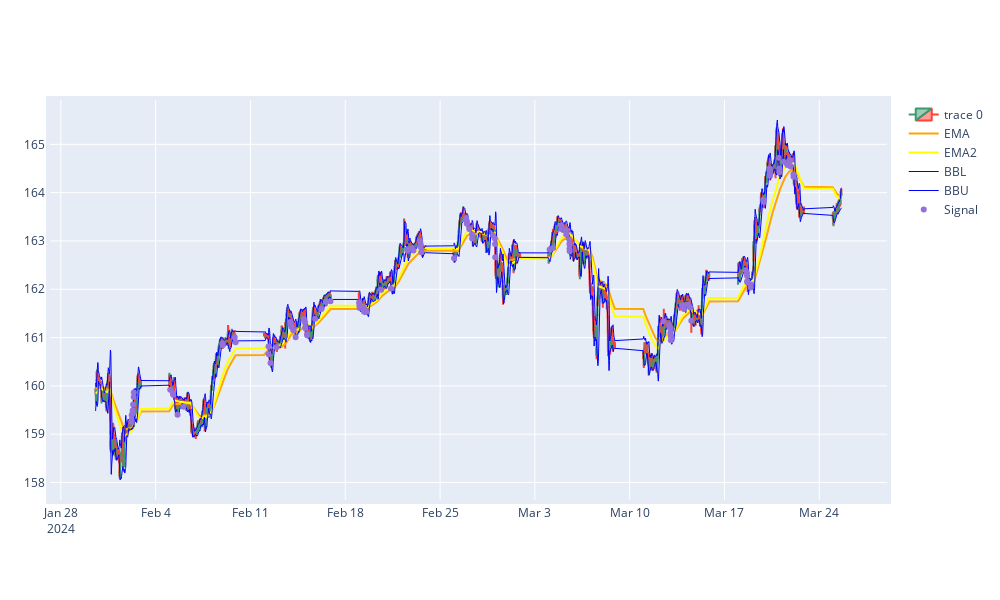

Write notebook code for a chart like this one.
### Code cell
import plotly.graph_objects as go
from plotly.subplots import make_subplots
from datetime import datetime

dfpl = df[1000:].copy()
#dfpl=dfpl.drop(columns=['level_0'])#!!!!!!!!!!
#dfpl.reset_index(inplace=True)
fig = go.Figure(data=[go.Candlestick(x=dfpl.index,
                open=dfpl['Open'],
                high=dfpl['High'],
                low=dfpl['Low'],
                close=dfpl['Close']),
                go.Scatter(x=dfpl.index, y=dfpl.EMA, line=dict(color='orange', width=2), name="EMA"),
                go.Scatter(x=dfpl.index, y=dfpl.EMA2, line=dict(color='yellow', width=2), name="EMA2"),        
                go.Scatter(x=dfpl.index, y=dfpl['BBL_14_2.0'], line=dict(color='blue', width=1), name="BBL"),
                go.Scatter(x=dfpl.index, y=dfpl['BBU_14_2.0'], line=dict(color='blue', width=1), name="BBU")])

fig.add_scatter(x=dfpl.index, y=dfpl['pointposbreak'], mode="markers",
                marker=dict(size=6, color="MediumPurple"),
                name="Signal")
#fig.update(layout_yaxis_range = [300,420])
fig.update_xaxes(rangeslider_visible=False)
fig.update_layout(autosize=False, width=1000, height=600,margin=dict(l=50,r=50,b=100,t=100,pad=4), paper_bgcolor="white")
fig.show()

### Figure 1 — Plotly figure (JSON) as saved in the notebook; plotly's stock layout.template omitted (floating-point values rounded to 4 significant figures; data arrays with more than 128 entries replaced by an {"elided": "..."} marker saying what was removed)
{"data": [{"close": {"elided": "3686 float values"}, "high": {"elided": "3686 float values"}, "low": {"elided": "3686 float values"}, "open": {"elided": "3686 float values"}, "type": "candlestick", "x": {"elided": "3686 str values"}}, {"line": {"color": "orange", "width": 2}, "name": "EMA", "type": "scatter", "x": {"elided": "3686 str values"}, "y": {"elided": "3686 float values"}}, {"line": {"color": "yellow", "width": 2}, "name": "EMA2", "type": "scatter", "x": {"elided": "3686 str values"}, "y": {"elided": "3686 float values"}}, {"line": {"color": "blue", "width": 1}, "name": "BBL", "type": "scatter", "x": {"elided": "3686 str values"}, "y": {"elided": "3686 float values"}}, {"line": {"color": "blue", "width": 1}, "name": "BBU", "type": "scatter", "x": {"elided": "3686 str values"}, "y": {"elided": "3686 float values"}}, {"marker": {"color": "MediumPurple", "size": 6}, "mode": "markers", "name": "Signal", "type": "scatter", "x": {"elided": "3686 str values"}, "y": {"elided": "3686 float values"}}], "layout": {"autosize": false, "height": 600, "margin": {"b": 100, "l": 50, "pad": 4, "r": 50, "t": 100}, "paper_bgcolor": "white", "width": 1000, "xaxis": {"rangeslider": {"visible": false}}}}
